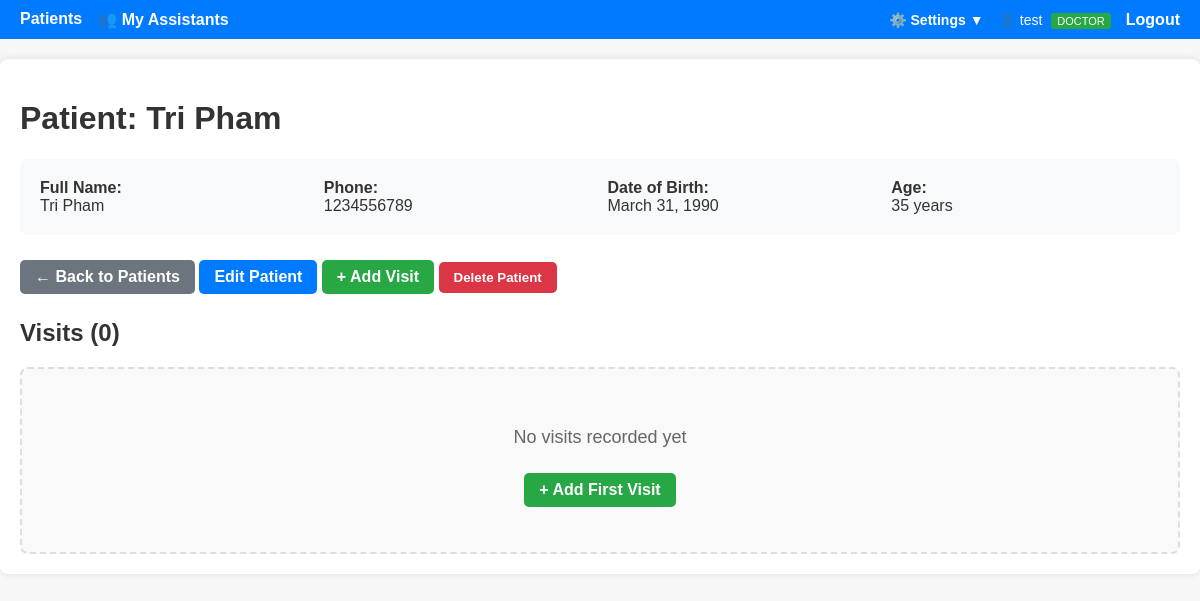
The app's page /patients/35 (signed in), older data.
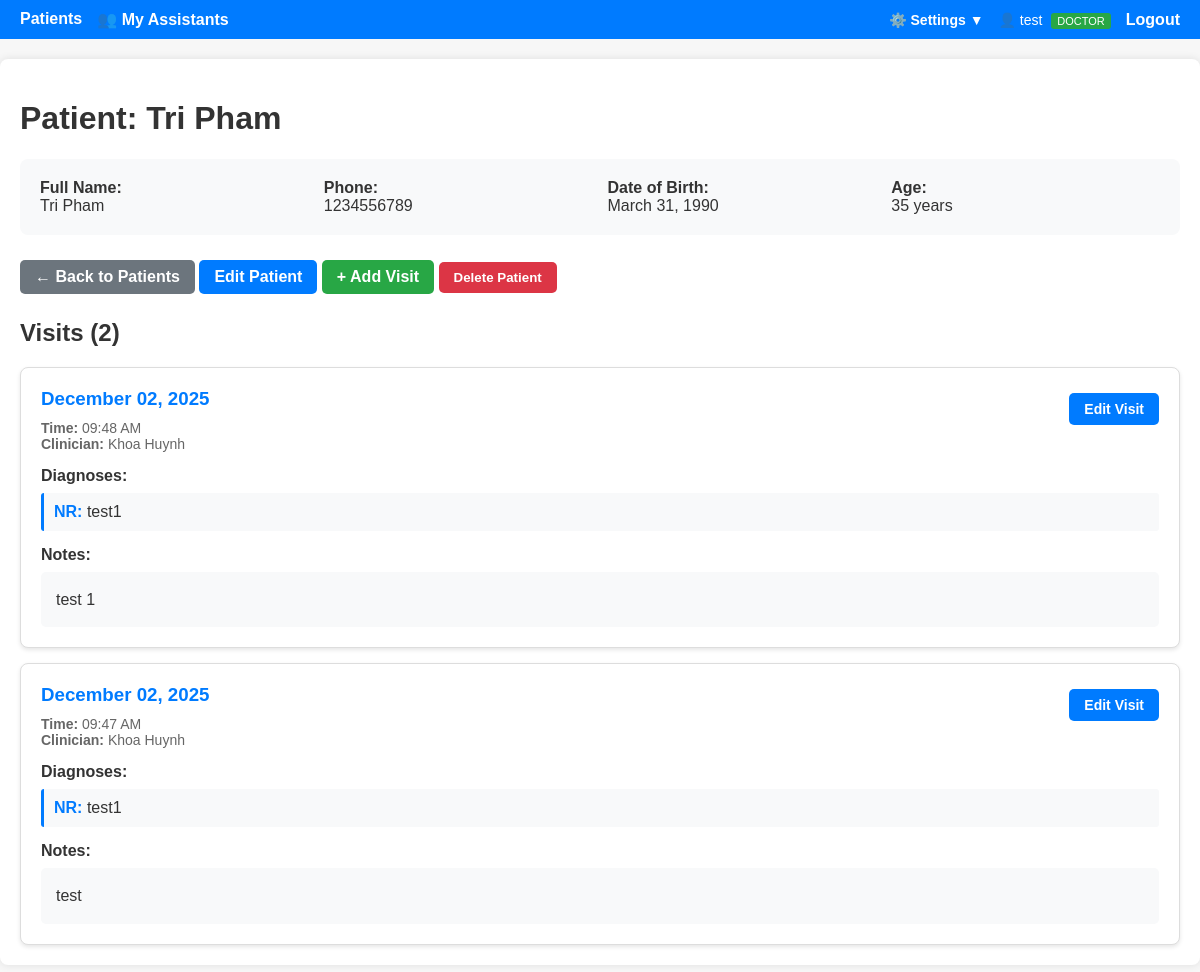
The same page, newer data.
### doctor_app/models.py (models this page shows, shortened)
class User(UserMixin, db.Model):
    id = db.Column(db.Integer, primary_key=True)
    username = db.Column(db.String(80), unique=True, nullable=False)
    password_hash = db.Column(db.String(255), nullable=False)
    role = db.Column(
        db.String(20), default="doctor"
    )  # 'admin', 'doctor', or 'assistant'
    full_name = db.Column(db.String(120), nullable=True)
    email = db.Column(db.String(120), nullable=True)
    location = db.Column(db.String(120), nullable=True)
    created_at = db.Column(db.DateTime, default=datetime.utcnow)
    is_active = db.Column(db.Boolean, default=True)
    doctor_id = db.Column(db.Integer, db.ForeignKey("user.id"), nullable=True)
    visits = db.relationship(
        "Visit", backref="creator", lazy=True, foreign_keys="Visit.created_by"
    )
    patients = db.relationship(
        "Patient", backref="primary_doctor", lazy=True, foreign_keys="Patient.doctor_id"
    )
    assistants = db.relationship(
        "User",
        backref=db.backref("doctor", remote_side=[id]),
        foreign_keys=[doctor_id],
        lazy="dynamic",
    )
    def is_admin(self):
        return self.role == "admin"
    def is_doctor(self):
        return self.role == "doctor"
    def can_delete_patient(self):
        return self.role in ["admin", "doctor"]
    def can_import_export(self):
        return self.role in ["admin", "doctor"]

class Patient(db.Model):
    id = db.Column(db.Integer, primary_key=True)
    full_name = db.Column(db.String(120), nullable=False, index=True)
    phone = db.Column(db.String(30), nullable=True, index=True)
    date_of_birth = db.Column(db.Date, nullable=True)
    created_at = db.Column(db.DateTime, default=datetime.utcnow)
    doctor_id = db.Column(db.Integer, db.ForeignKey("user.id"), nullable=True)
    visits = db.relationship(
        "Visit", backref="patient", lazy=True, cascade="all, delete-orphan"
    )

class Visit(db.Model):
    id = db.Column(db.Integer, primary_key=True)
    patient_id = db.Column(
        db.Integer, db.ForeignKey("patient.id"), nullable=False, index=True
    )
    visit_date = db.Column(db.DateTime, default=datetime.utcnow, index=True)
    clinician = db.Column(db.String(120), nullable=True)
    notes = db.Column(db.Text, nullable=True)
    created_by = db.Column(db.Integer, db.ForeignKey("user.id"), nullable=True)
    diagnoses = db.relationship(
        "Diagnosis", backref="visit", lazy=True, cascade="all, delete-orphan"
    )

class Diagnosis(db.Model):
    id = db.Column(db.Integer, primary_key=True)
    visit_id = db.Column(
        db.Integer, db.ForeignKey("visit.id"), nullable=False, index=True
    )
    code = db.Column(db.String(20), nullable=True)
    description = db.Column(db.String(255), nullable=False)

### doctor_app/patients/routes.py (the view)
@bp.route("/<int:patient_id>", methods=["GET"])
@login_required
def patient_detail(patient_id):
    patient = Patient.query.get_or_404(patient_id)
    visits = patient.visits
    return render_template(
        "patients/detail.html", patient=patient, visits=visits, now=datetime.now()
    )

### doctor_app/auth/routes.py (called while the page is built)
@login_manager.user_loader
def load_user(user_id):
    return User.query.get(int(user_id))

### doctor_app/templates/patients/detail.html (shortened to what this page needs)
{% extends 'base.html' %}
{% block content %}
<h1>Patient: {{ patient.full_name }}</h1>
<div style="background: #f8f9fa; padding: 20px; border-radius: 8px; margin-bottom: 20px;">
    <div style="display: grid; grid-template-columns: repeat(auto-fit, minmax(200px, 1fr)); gap: 15px;">
        <div>
            <strong>Full Name:</strong><br>
            {{ patient.full_name }}
        </div>
        <div>
            <strong>Phone:</strong><br>
            {{ patient.phone or '—' }}
        </div>
        <div>
            <strong>Date of Birth:</strong><br>
            {% if patient.date_of_birth %}
                {{ patient.date_of_birth.strftime('%B %d, %Y') }}
            {% else %}
                —
            {% endif %}
        </div>
        <div>
            <strong>Age:</strong><br>
            {% if patient.date_of_birth %}
                {% set age = ((now.year - patient.date_of_birth.year) - ((now.month, now.day) < (patient.date_of_birth.month, patient.date_of_birth.day))) %}
                {{ age }} years
            {% else %}
                —
            {% endif %}
        </div>
    </div>
</div>
<div style="margin-bottom: 20px;">
    <a href="{{ url_for('patients.list_patients') }}" class="btn" style="background: #6c757d;">← Back to Patients</a>
    <a href="{{ url_for('patients.edit_patient', patient_id=patient.id) }}" class="btn">Edit Patient</a>
    <a href="{{ url_for('visits.new_visit', patient_id=patient.id) }}" class="btn" style="background: #28a745;">+ Add Visit</a>
    {% if current_user.can_delete_patient() %}
    <form method="post" action="{{ url_for('patients.delete_patient', patient_id=patient.id) }}" style="display: inline;" onsubmit="return confirm('Are you sure you want to delete this patient? This will also delete all visits and diagnoses.');">
        <button type="submit" class="btn" style="background: #dc3545;">Delete Patient</button>
    </form>
    {% else %}
    <button class="btn" style="background: #999; cursor: not-allowed;" disabled title="You don't have permission to delete patients">Delete Patient</button>
    {% endif %}
</div>
<h2>Visits ({{ visits|length }})</h2>
{% if visits %}
<div style="display: flex; flex-direction: column; gap: 15px;">
    {% for visit in visits|sort(attribute='visit_date', reverse=True) %}
    <div style="background: white; border: 1px solid #ddd; border-radius: 8px; padding: 20px; box-shadow: 0 2px 4px rgba(0,0,0,0.1);">
        <div style="display: flex; justify-content: space-between; align-items: start; margin-bottom: 15px;">
            <div>
                <h3 style="margin: 0 0 10px 0; color: #007bff;">
                    {{ visit.visit_date.strftime('%B %d, %Y') }}
                </h3>
                <div style="color: #666; font-size: 14px;">
                    <strong>Time:</strong> {{ visit.visit_date.strftime('%I:%M %p') }}
                    {% if visit.clinician %}
                    <br><strong>Clinician:</strong> {{ visit.clinician }}
                    {% endif %}
                </div>
            </div>
            <div style="display: flex; gap: 10px;">
                <a href="{{ url_for('visits.edit_visit', visit_id=visit.id) }}" class="btn" style="padding: 8px 15px; font-size: 14px;">Edit Visit</a>
            </div>
        </div>
        {% if visit.diagnoses %}
        <div style="margin-bottom: 15px;">
            <strong style="color: #333;">Diagnoses:</strong>
            <div style="margin-top: 8px;">
                {% for diagnosis in visit.diagnoses %}
                <div style="padding: 10px; background: #f8f9fa; border-left: 3px solid #007bff; margin-bottom: 8px; border-radius: 3px;">
                    {% if diagnosis.code %}
                    <strong style="color: #007bff;">{{ diagnosis.code }}:</strong>
                    {% endif %}
                    {{ diagnosis.description }}
                </div>
                {% endfor %}
            </div>
        </div>
        {% else %}
        <div style="padding: 10px; background: #fff3cd; border-left: 3px solid #ffc107; margin-bottom: 15px; border-radius: 3px;">
            <em>No diagnoses recorded for this visit</em>
        </div>
        {% endif %}
        {% if visit.notes %}
        <div>
            <strong style="color: #333;">Notes:</strong>
            <div style="margin-top: 8px; padding: 15px; background: #f8f9fa; border-radius: 5px; white-space: pre-wrap; line-height: 1.6;">{{ visit.notes }}</div>
        </div>
        {% endif %}
    </div>
    {% endfor %}
</div>
{% else %}
<div style="padding: 40px; text-align: center; background: #f9f9f9; border-radius: 8px; border: 2px dashed #ddd;">
    <p style="font-size: 18px; color: #666; margin-bottom: 20px;">No visits recorded yet</p>
    <a href="{{ url_for('visits.new_visit', patient_id=patient.id) }}" class="btn" style="background: #28a745;">+ Add First Visit</a>
</div>
{% endif %}
{% endblock %}

### doctor_app/templates/base.html (shortened to what this page needs)
<!doctype html>
<html lang="en">
<head>
  <link rel="stylesheet" href="{{ url_for('static', filename='style.css') }}">
</head>
<body>
  <nav>
    <a href="{{ url_for('patients.list_patients') }}" class="{% if request.endpoint == 'patients.list_patients' %}active{% endif %}">Patients</a>
    {% if current_user.is_doctor() %}
    <a href="{{ url_for('auth.my_assistants') }}" class="{% if request.endpoint in ['auth.my_assistants', 'auth.create_assistant', 'auth.edit_assistant'] %}active{% endif %}">👥 My Assistants</a>
    {% endif %}
    <div style="margin-left: auto; display: flex; align-items: center; gap: 15px;">
      <div class="dropdown" id="settingsDropdown">
        <button class="dropdown-button" onclick="toggleDropdown()">⚙️ Settings ▼</button>
      </div>
      <span style="color: #fff; font-size: 14px;">
        👤 {{ current_user.full_name or current_user.username }}
        {% if current_user.is_admin() %}
          <span style="background: #ffc107; color: #000; padding: 2px 6px; border-radius: 3px; font-size: 11px; margin-left: 5px;">ADMIN</span>
        {% elif current_user.is_doctor() %}
          <span style="background: #28a745; color: #fff; padding: 2px 6px; border-radius: 3px; font-size: 11px; margin-left: 5px;">DOCTOR</span>
        {% elif current_user.is_assistant() %}
          <span style="background: #17a2b8; color: #fff; padding: 2px 6px; border-radius: 3px; font-size: 11px; margin-left: 5px;">ASSISTANT</span>
        {% endif %}
      </span>
      <a href="{{ url_for('auth.logout') }}">Logout</a>
    </div>
  </nav>
  <main>
    {% block content %}{% endblock %}
  </main>
</body>
</html>

### doctor_app/static/style.css (style rules this page uses)
body { font-family: Arial; background: #f7f7f7; color: #333; margin: 0; padding: 0; }
main { max-width: 1200px; margin: 20px auto; padding: 20px; background: #fff; border-radius: 8px; box-shadow: 0 0 8px rgba(0,0,0,0.1); }
nav { background: #007bff; padding: 10px 20px; display: flex; gap: 15px; }
nav a { color: #fff; text-decoration: none; font-weight: bold; }
.btn { padding: 8px 15px; border-radius: 5px; background: #007bff; color: #fff; text-decoration: none; font-weight: bold; display: inline-block; margin: 5px 0; cursor: pointer; border: none; }

### doctor_app/templates/base.html (style rules this page uses)
.dropdown { position: relative; display: inline-block; }
.dropdown-button { background: none; border: none; color: #fff; text-decoration: none; font-weight: bold; cursor: pointer; padding: 0; font-size: 14px; font-family: Arial; }

Row changes from the older to the newer data that the page shows:
added Visit: visit_date "December 02, 2025", visit_date "09:48 AM", clinician "Khoa Huynh", notes "test 1"
added Diagnosis: code "NR", description "test1", shown under "December 02, 2025"
added Visit: visit_date "December 02, 2025", visit_date "09:47 AM", clinician "Khoa Huynh", notes "test"
added Diagnosis: code "NR", description "test1", shown under "December 02, 2025"
Text that changed along with them:
{{ visits|length }}: "0" → "2"
text no longer shown: "No visits recorded yet + Add First Visit"
